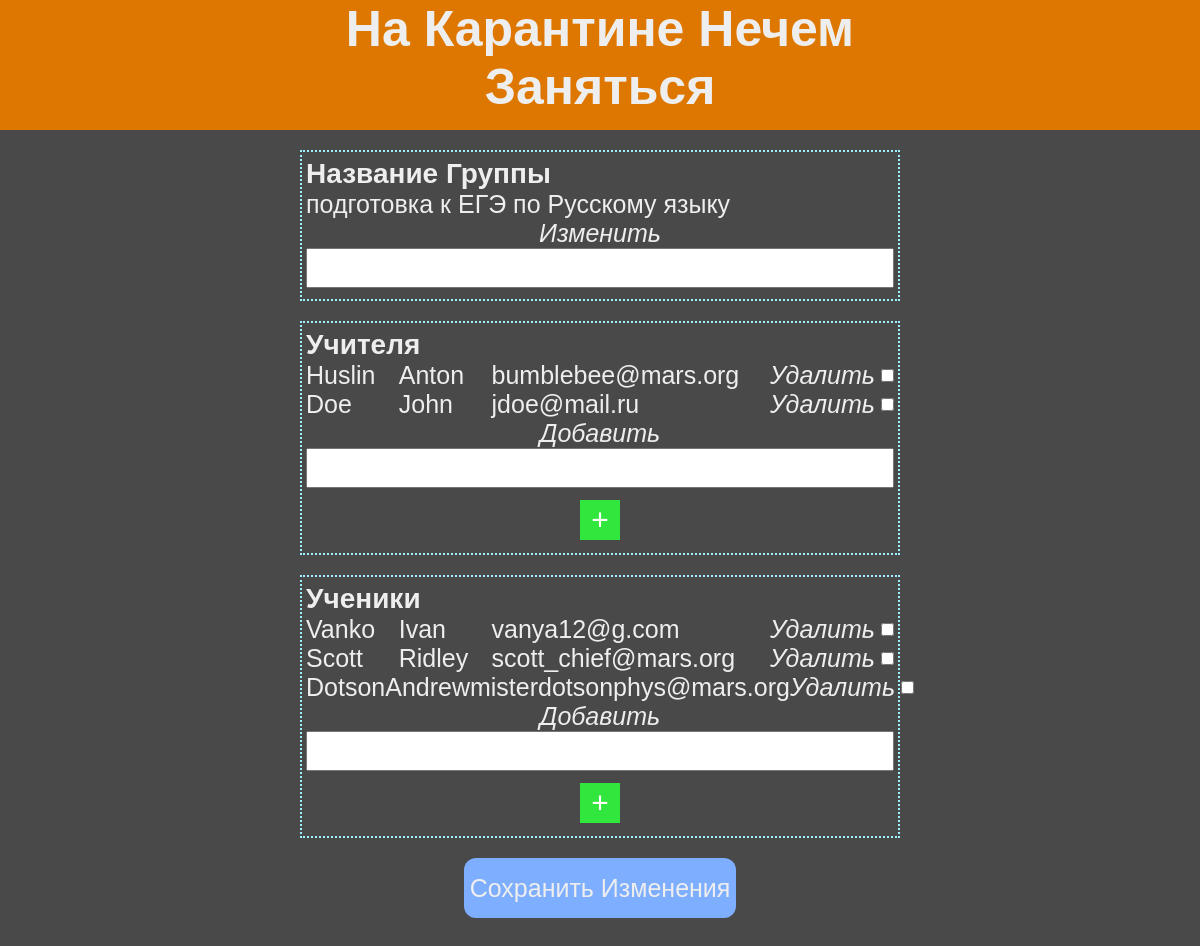
The page /group/1 on the database its author committed.
### data/group.py (models this page shows)
class Group(SqlAlchemyBase, SerializerMixin):
    __tablename__ = "groups"
    id = sa.Column(sa.Integer,
                   primary_key=True,
                   autoincrement=True)
    name = sa.Column(sa.String, default="Группа Без Названия")
    deadlines = sa.orm.relationship("Deadline",
                                    backref="group",
                                    lazy="subquery")
    teachers = sa.orm.relationship("User",
                                   secondary="teachers_to_groups",
                                   backref="teacher_groups",
                                   lazy="subquery")
    students = sa.orm.relationship("User",
                                   secondary="students_to_groups",
                                   backref="student_groups",
                                   lazy="subquery")
    def get_related_attrs(self):
        return ("deadlines", "teachers", "students")
    def get_non_related_attrs(self):
        return ("id", "name")

### data/user.py (models this page shows, shortened)
class User(UserMixin, SerializerMixin, SqlAlchemyBase):
    __tablename__ = "users"
    id = sa.Column(sa.Integer,
                   primary_key=True,
                   autoincrement=True)
    name = sa.Column(sa.String)
    surname = sa.Column(sa.String)
    email = sa.Column(sa.String,
                      index=True,
                      unique=True)
    about = sa.Column(sa.String, nullable=True)
    hashed_password = sa.Column(sa.String)
    tasks = sa.orm.relationship("Task",
                                backref="user",
                                lazy="subquery")
    solutions = sa.orm.relationship("Solution",
                                    backref="student",
                                    lazy="subquery")

### main.py (the view, shortened to what this page needs)
@app.route("/group/<int:id>", methods=["GET", "POST"])
def manage_group(id):
    if request.method == "GET":
        sql = db.create_session()
        group = sql.query(db.Group).get(id)
        group_data = manage_sql.get_object_data(group)
        group_data['deadlines'] = [manage_sql.get_one_instance(db.Deadline, did) for did in group_data['deadlines']]
        group_data['teachers'] = [sql.query(db.User).get(uid).to_dict(only=("id", "name", "surname", "email")) for uid in group_data['teachers']]
        group_data['students'] = [sql.query(db.User).get(uid).to_dict(only=("id", "name", "surname", "email")) for uid in group_data['students']]
        sql.close()
        return render_template("manageGroup.html", data=group_data)

### api/manage_sql.py (called while the page is built)
def get_related_ids(obj, attr):
    if hasattr(obj, attr):
        return [item.id for item in getattr(obj, attr)]

def get_one_instance(cls, id):
    sql = db.create_session()
    object = sql.query(cls).get(id)
    data = get_object_data(object)
    sql.close()
    return data

def get_object_data(obj):
    non_related_fields = obj.to_dict(only=obj.get_non_related_attrs())
    related_fields = {rel: get_related_ids(obj, rel)
                      for rel in obj.get_related_attrs()}
    data = {**non_related_fields, **related_fields}  # их сумма
    return data

### data/db_session.py (called while the page is built)
def create_session() -> Session:
    global __factory
    return __factory()

### data/deadline.py (called while the page is built)
    def get_non_related_attrs(self):
        return ("id", "time", "group_id")

    def get_related_attrs(self):
        return ("tasks", )

### templates/manageGroup.html (shortened to what this page needs)
{% extends "j2/base.j2" %}
{% block head %}
	<link rel="stylesheet" type="text/css" href="/static/css/taskNgroup.css">
{% endblock %}
{% block body_content %}
	<form class="baseForm" method="post">
			<div class="container">
				<div class="item">
					<label class="itemTitle">Название Группы</label>
					<label class="current">{{ data['name'] }}</label>
					<label class="edit">Изменить</label>
					<input class="fieldInput" type="text" name="name">
				</div>
				<div class="item">
					<label class="itemTitle">Учителя</label>
					{% for teacher in data['teachers'] %}
						<div class="existField">
							<label class="current">{{ teacher['surname'] }}</label>
							<label class="current">{{ teacher['name'] }}</label>
							<label class="current">{{ teacher['email'] }}</label>
							<div class="rm">
								<label class="edit">Удалить</label>
								<input type="checkbox" name="dt{{ teacher['id'] }}">
							</div>
						</div>
					{% endfor %}
					<label class="edit">Добавить</label>
					<div class="multipleInput" id="teachers">
						<input class="fieldInput" type="email" name="at0">
					</div>
					<button class="plusBtn" id="addTeacher" type="button">+</button>
				</div>
				<div class="item">
					<label class="itemTitle">Ученики</label>
					{% for student in data['students'] %}
						<div class="existField">
							<label class="current">{{ student['surname'] }}</label>
							<label class="current">{{ student['name'] }}</label>
							<label class="current">{{ student['email'] }}</label>
							<div class="rm">
								<label class="edit">Удалить</label>
								<input type="checkbox" name="ds{{ student['id'] }}">
							</div>
						</div>
					{% endfor %}
					<label class="edit">Добавить</label>
					<div class="multipleInput" id="students">
						<input class="fieldInput" type="email" name="as0">
					</div>
					<button class="plusBtn" id="addStudent" type="button">+</button>
				</div>
				<button class="submitBtn">Сохранить Изменения</button>
			</div>
	</form>
{% endblock %}

### static/css/master.css (style rules this page uses)
* { margin: 0; padding: 0; box-sizing: border-box; }
body { background-color: #494949; font-family: sans-serif; color: #eeeeee; font-size: 25px; margin-bottom: 40vh }
.container { display: flex; flex-direction: column; align-items: center; }
.submitBtn { background-color: #7eaeff; color: inherit; border: 0; border-radius: 12px; padding: 9px 6px; height: 60px; align-self: center; font-size: 25px; }
.fieldInput { width: 100%; height: 40px; font-size: 25px; margin-bottom: 5px; }

### static/css/taskNgroup.css (style rules this page uses)
.item { display: flex; flex-direction: column; align-items: flex-start; width: 50%; margin-bottom: 20px; border: 2px dotted #9ef2ff; padding: 6px 4px; }
.itemTitle { font-weight: bold; font-size: 28px; }
.edit { font-style: italic; align-self: center; }
.existField { width: 100%; display: grid; grid-template-columns: 1fr 1fr 3fr 1fr; }
.rm { display: flex; }
.rm label { margin-right: 6px }
.multipleInput { width: 100%; }
.plusBtn { height: 40px; width: 40px; font-size: 30px; text-align: center; align-self: center; margin: 7px 0; background-color: #31e63c; border: 0; color: white }

### rows shown on the page
Group: name "подготовка к ЕГЭ по Русскому языку"
User: surname "Huslin", name "Anton", email "bumblebee@mars.org"
User: surname "Doe", name "John", email "jdoe@mail.ru"
User: surname "Vanko", name "Ivan", email "vanya12@g.com"
User: surname "Scott", name "Ridley", email "scott_chief@mars.org"
User: surname "Dotson", name "Andrew", email "misterdotsonphys@mars.org"
